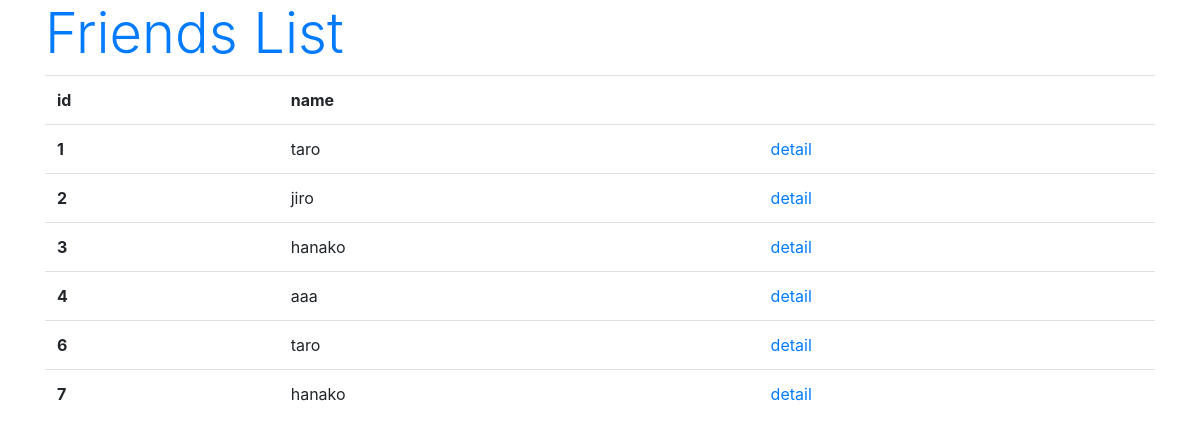
Before: /hello/list with the older database file.
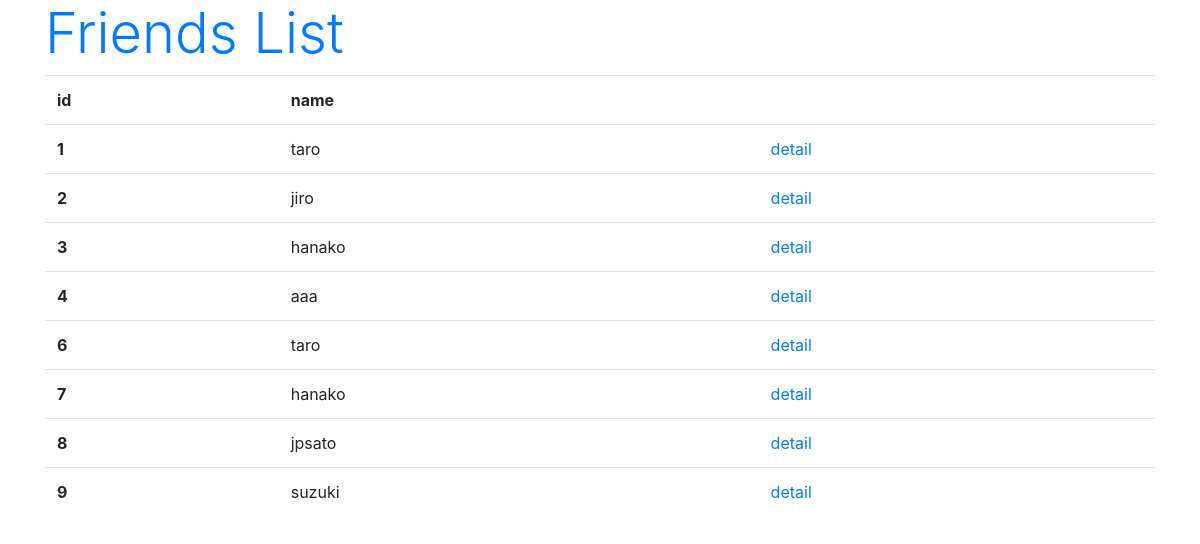
After: the same page with the newer database file.
### hello/models.py (models this page shows, shortened)
class Friend(models.Model):
    name = models.CharField(max_length=100)
    mail = models.EmailField(max_length=200)
    gender = models.BooleanField()
    age = models.IntegerField(default=0)
    birthday = models.DateField()

### hello/views.py (the view)
# urls.py: path('list', FriendList.as_view()),
class FriendList(ListView):
    model = Friend

### hello/templates/hello/friend_list.html (shortened to what this page needs)
{% load static %}
<!doctype html>
<html lang="ja">
<head>
    <link rel="stylesheet"
    href="https://stackpath.bootstrapcdn.com/bootstrap/4.3.1/css/bootstrap.min.css"
>
</head>
<body class="container">
    <h1 class="display-4 text-primary">
        Friends List</h1>
    <table class="table">
        <tr>
            <th>id</th>
            <th>name</th>
            <th></th>
        </tr>
    {% for item in object_list %}
        <tr>
            <th>{{item.id}}</th>
            <td>{{item.name}}</td>
            <td><a href="/hello/detail/{{item.id}}">detail</a></td>
        </tr>
    {% endfor %}
    </table>
</body>
</html>

Changed rows visible on the page:
added Friend: id "8", name "jpsato"
added Friend: id "9", name "suzuki"
